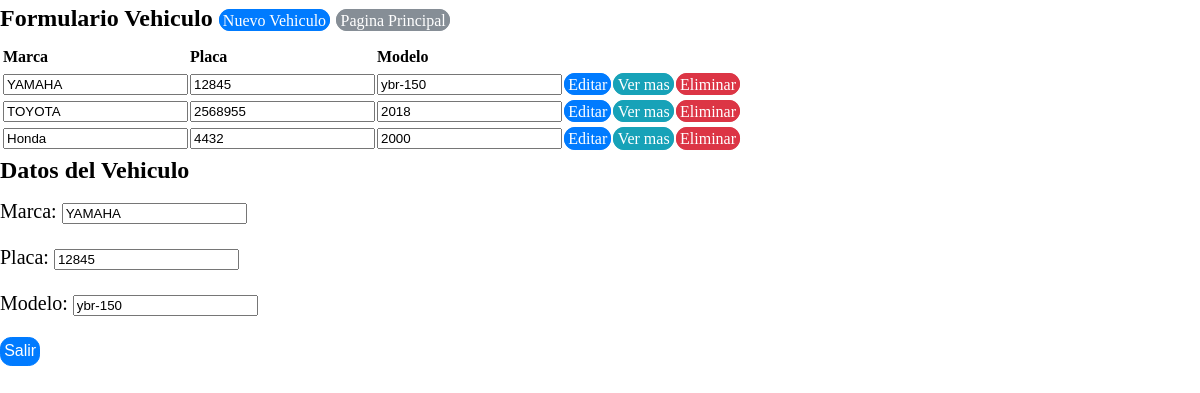
Screenshot of /view/registrovehiculo/RegistroVehiculo.php?action=ver&id=1 with the database file from the repository.
### tables this page shows
CREATE TABLE `tbvehiculos` (
  `vehiculoid` int(11) NOT NULL,
  `vehiculomarca` varchar(50) NOT NULL,
  `vehiculoplaca` varchar(50) NOT NULL,
  `vehiculomodelo` varchar(50) NOT NULL,
  `vehiculoestado` varchar(50) NOT NULL
);

### business/vehiculobusiness/vehiculoBusiness.php (called while the page is built, shortened)
<?php
class vehiculoBusiness {
    private $DataVehiculo;
    public function vehiculoBusiness() {
        require_once '../../data/datavehiculo/DataVehiculo.php';
        $this->DataVehiculo = new DataVehiculo();
    }
    public function mostrarVehiculo() {
        return $this->DataVehiculo->mostrarVehiculo();
    }
    public function buscarVehiculo($vehiculoid) {
        return $this->DataVehiculo->buscarVehiculo($vehiculoid);
    }
}
?>

### data/datavehiculo/DataVehiculo.php (called while the page is built, shortened)
<?php
class DataVehiculo {
    private $conexion;
    function DataVehiculo() {
        include_once '../../data/dbconexion/Conexion.php';
        $this->conexion = new Conexion();
    }
    public function buscarVehiculo($vehiculoid) {
        if ($this->conexion->crearConexion()->set_charset('utf8')) {
            $array = array();
            $buscarproducto = $this->conexion->crearConexion()->query("SELECT `vehiculoid`,
                    `vehiculomodelo`, `vehiculoplaca`, `vehiculomarca`
                    FROM `tbvehiculos` WHERE vehiculoid='".$vehiculoid."' AND vehiculoestado='1';");
            $this->conexion->cerrarConexion();
            while ($resultado = $buscarproducto->fetch_assoc()) {
                array_push($array, $resultado);
            }
                return $array;
        }
    }
    function mostrarVehiculo() {
        if ($this->conexion->crearConexion()->set_charset('utf8')) {
            $array = array();
            $mostrarproductos = $this->conexion->crearConexion()->query("SELECT `vehiculoid`, `vehiculomodelo`, `vehiculoplaca`, `vehiculomarca` FROM `tbvehiculos` WHERE vehiculoestado=1;");
            $this->conexion->cerrarConexion();
            while ($resultado = $mostrarproductos->fetch_assoc()) {
                array_push($array, $resultado);
            }
            return $array;
        }
    }
}
?>

### data/dbconexion/Conexion.php (called while the page is built, shortened)
<?php
class Conexion {
    private $server;
    private $user;
    private $password;
    private $dbname;
    function Conexion(){
        $this->server = "localhost";
        $this->user = "root";
        $this->password = "";
        $this->dbname = "bdexpressdjb";
    }
    function crearConexion(){
        $this->conexion  = mysqli_connect($this->server,$this->user,$this->password,$this->dbname);
        return $this->conexion;
    }
}

### view/registrovehiculo/RegistroVehiculo.php (the view, shortened to what this page needs)
<!DOCTYPE html>
<head>
    <link rel="stylesheet" href="../../css/estilo.css">
    <?php
    include '../../business/vehiculobusiness/vehiculoBusiness.php';
    ?>
</head>
<body>
    <?php
    $vehiculoBusiness = new vehiculoBusiness();
    $allBusiness = $vehiculoBusiness->mostrarVehiculo();
    ?>
    <h2>
        Formulario Vehiculo
        <a href="?action=registrar" class="btn btn-primary" >Nuevo Vehiculo</a>
        <a href="../ventanaprincipalview/VentanaPrincipalView.php" class="btn btn-secondary">Pagina Principal</a>
    </h2>
    <form  action="RegistroVehiculo.php" method="Post" >
        <table>
            <thead>
                <tr>
                    <th></th>
                    <th>Marca</th>
                    <th>Placa</th>
                    <th>Modelo</th>
                </tr>
            </thead>
            <?php foreach ($allBusiness as $current): ?>
                <tr>
                    <td><input type="hidden" name="vehiculoid"  class="vehiculoid" value="<?php echo $current['vehiculoid']; ?>" readonly  /> </td>
                    <td><input type="text" name="vehiculomarca"  class="vehiculomarca" value="<?php echo $current['vehiculomarca']; ?>" readonly /> </td>
                    <td><input type="text" name="vehiculoplaca"  class="vehiculoplaca" value="<?php echo $current['vehiculoplaca']; ?>" readonly /> </td>
                    <td><input type="text" name="vehiculomodelo"  class="vehiculomodelo" value="<?php echo $current['vehiculomodelo']; ?>" readonly /> </td>
                    <td><a href="?action=editar&id=<?php echo $current['vehiculoid']; ?> " class="btn btn-primary">Editar</a></td>
                    <td><a href="?action=ver&id=<?php echo $current['vehiculoid']; ?> " class="btn btn-info">Ver mas</a></td>
                    <td><a href="?action=eliminar&id=<?php echo $current['vehiculoid']; ?> " class="btn btn-danger">Eliminar</a></td>
                </tr>
            <?php endforeach ?>
        </table>
    </form>
    <?php
    if (isset($_REQUEST['action'])) {
        switch ($_REQUEST['action']) {
            case 'ver':
                $vehiculoAll = $vehiculoBusiness->buscarVehiculo($_REQUEST['id']);
                foreach ($vehiculoAll as $current) {
                    echo '<form  action="RegistroVehiculo.php" method="Post">';
                    echo '<h2>Datos del Vehiculo</h2>';
                    echo '<p>Marca: <input type="text" name="vehiculomarca" id="vehiculomarca" value="' . $current['vehiculomarca'] . '" readonly /></p>';
                    echo '<p>Placa: <input type="text" name="vehiculoplaca" id="vehiculoplaca"  value="' . $current['vehiculoplaca'] . '" readonly /></p>';
                    echo '<p>Modelo: <input type="text" name="vehiculomodelo" id="vehiculomodelo"  value="' . $current['vehiculomodelo'] . '" readonly /></p>';
                    echo '<p><input type="submit" class="btn btn-primary" value="Salir" name="salir" id="salir"/></p>';
                    echo '</form>';
                }
                break;
        }
    }
    ?>
</body>
</html>

### css/estilo.css (style rules this page uses)
body { margin: 0; font-family: verdana; font-size: 1rem; font-weight: normal; line-height: 1.5; color: black; background-color: window; }
h1, h2, h3, h4, h5, h6 { margin-top: 0; margin-bottom: .5rem; }
p { margin-top: 0; margin-bottom: 1rem; font-family: verdana; font-size: 20px; }
a { color: blue; text-decoration: none; background-color: transparent; -webkit-text-decoration-skip: objects; }
table { border-collapse: collapse; }
th { text-align: left; }
.btn { font-weight: normal; text-align: center; white-space: nowrap; vertical-align: middle; border: 1px solid transparent; padding: 0.1rem 0.2rem; font-size: 1rem; line-height: 1.5; border-radius: 0.70rem; transition: all 0.15s ease-in-out; }
.btn-primary { color: #fff; background-color: #007bff; border-color: #007bff; }
.btn-secondary { color: #fff; background-color: #868e96; border-color: #868e96; }
.btn-info { color: #fff; background-color: #17a2b8; border-color: #17a2b8; }
.btn-danger { color: #fff; background-color: #dc3545; border-color: #dc3545; }

### rows the page displays
tbvehiculos: vehiculomarca "YAMAHA", vehiculoplaca "12845", vehiculomodelo "ybr-150"
tbvehiculos: vehiculomarca "TOYOTA", vehiculoplaca "2568955", vehiculomodelo "2018"
tbvehiculos: vehiculomarca "Honda", vehiculoplaca "4432", vehiculomodelo "2000"
